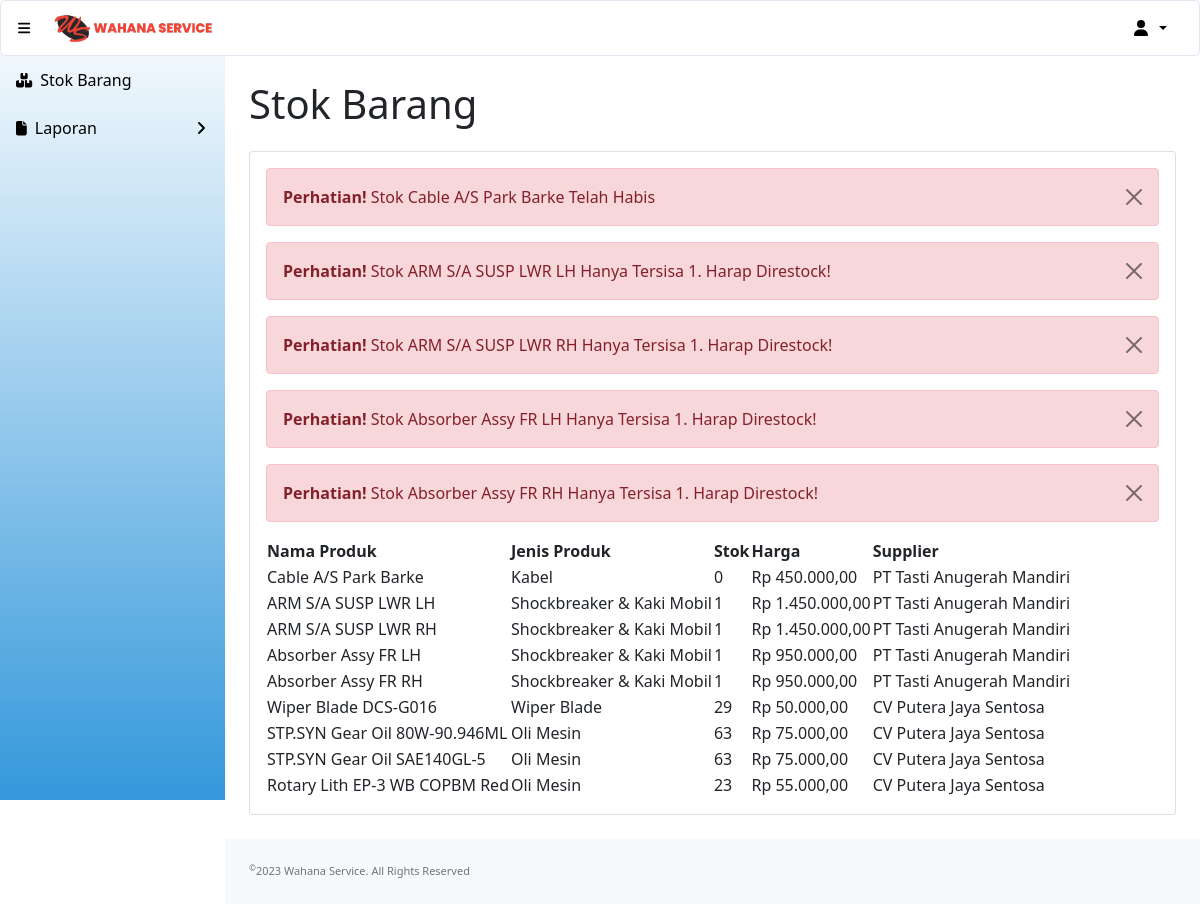
The app's page / (signed in) with its own data.
### tables this page shows
CREATE TABLE `produk` (
  `id_produk` varchar(10) NOT NULL,
  `id_supplier` int(11) NOT NULL,
  `nama_produk` varchar(100) NOT NULL,
  `jenis_barang` varchar(100) NOT NULL,
  `qty` int(10) NOT NULL,
  `harga` int(10) NOT NULL
);

CREATE TABLE `supplier` (
  `id_supplier` int(11) NOT NULL,
  `nama_supplier` varchar(200) NOT NULL,
  `alamat` varchar(500) NOT NULL,
  `no_telp` varchar(20) NOT NULL
);

### conn.php (called while the page is built, shortened)
<?php
function FormatUang($harga){
    $hasil = "Rp " . number_format($harga,2,',','.');
    return $hasil;
}
?>

### index.php (the view, shortened to what this page needs)
<?php
include "conn.php";
?>
<!DOCTYPE html>
<html lang="en">
    <head>
        <link href="https://cdn.jsdelivr.net/npm/simple-datatables@latest/dist/style.css" rel="stylesheet" />
        <link href="css/styles.css" rel="stylesheet" />
    </head>
    <body class="sb-nav-fixed">
    <?php include "head.php"; ?>
        <div id="layoutSidenav">
        <?php include "menu.php"; ?>
            </div>
            <div id="layoutSidenav_content">
                <main>
                    <div class="container-fluid px-4">
                        <h1 class="mt-4" style="padding-bottom:15px";>Stok Barang</h1>
                        <div class="card mb-4">
                            <div class="card-body">
                                <?php
                                    $datastok = mysqli_query($koneksi, "select * from produk where qty < 1");
                                    while ($fetch=mysqli_fetch_array($datastok)){
                                        $nama_produk = $fetch['nama_produk'];
                                ?>
                                    <div class="alert alert-danger alert-dismissible">
                                        <button type="button" class="btn-close" data-bs-dismiss="alert"></button>
                                        <strong>Perhatian!</strong> Stok <?=$nama_produk;?> Telah Habis
                                    </div>
                               <?php
                                    }
                                    $datastok1 = mysqli_query($koneksi, "select * from produk where qty < 10 and qty > 0");
                                    while ($fetch=mysqli_fetch_array($datastok1)){
                                        $nama_produk = $fetch['nama_produk'];
                                        $qty = $fetch['qty'];
                                ?>
                                    <div class="alert alert-danger alert-dismissible">
                                        <button type="button" class="btn-close" data-bs-dismiss="alert"></button>
                                        <strong>Perhatian!</strong> Stok <?=$nama_produk;?> Hanya Tersisa <?=$qty;?>. Harap Direstock!
                                    </div>
                                <?php
                                    }
                                ?>
                                <table id="datatablesSimple">
                                    <thead>
                                        <tr>
                                            <th>Nama Produk</th>
                                            <th>Jenis Produk</th>
                                            <th>Stok</th>
                                            <th>Harga</th>
                                            <th>Supplier</th>
                                        </tr>
                                    </thead>
                                    <tbody>
                                        <?php
                                            $sSQL="select * from produk p, supplier s where p.id_supplier = s.id_supplier  order  by id_produk";
                                            $result=mysqli_query($koneksi, $sSQL);
                                            if (mysqli_num_rows($result) > 0)
                                            {
                                                while ($row=mysqli_fetch_assoc($result))
                                                {
                                                    $nama_produk = $row['nama_produk'];
                                                    $jenis_produk = $row['jenis_barang'];
                                                    $qty= $row['qty'];
                                                    $harga= $row['harga'];
                                                    $nama_supplier=$row['nama_supplier'];
                                        ?>
                                            <tr>
                                                <td><?php echo $nama_produk;?></td>
                                                <td><?php echo $jenis_produk;?></td>
                                                <td><?php echo $qty;?></td>
                                                <td><?php echo FormatUang($harga);?></td>
                                                <td><?php echo $nama_supplier;?></td>
                                            </tr>
                                        <?php
                                                }
                                            }
                                         ?>
                                    </tbody>
                                </table>
                            </div>
                        </div>
                    </div>
                </main>
                <footer class="py-4 bg-light mt-auto">
                    <div class="container-fluid px-4">
                        <div class="d-flex align-items-center justify-content-between small">
                           <div class="text-muted"><sup>&copy;</sup>2023 Wahana Service. All Rights Reserved</div>
                        </div>
                    </div>
                </footer>
            </div>
    </body>
</html>

### head.php (shortened to what this page needs)
<!DOCTYPE html>
<html lang="en">
    <head>
        <link href="https://cdn.jsdelivr.net/npm/simple-datatables@latest/dist/style.css" rel="stylesheet" />
        <link href="css/styles.css" rel="stylesheet" />
    </head>
<body class="sb-nav-fixed">
<nav class="sb-topnav navbar navbar-expand">
            <button class="btn btn-link btn-sm order-1 order-lg-0 me-4 me-lg-0" id="sidebarToggle" href="#!"><i class="fas fa-bars"></i></button>
            <a href="index.php"><img src="images/logo-1.png" width="170"></a>
             <ul class="navbar-nav ms-auto ms-md-0 me-3 me-lg-4">
                <li class="nav-item dropdown">
                <a class="nav-link dropdown-toggle" id="navbarDropdownMenuLink" href="#" role="button" data-bs-toggle="dropdown" aria-expanded="false"><i class="fas fa-user fa-fw"></i> <?php echo $_SESSION['fullname']; ?></a>
                </li>
            </ul>
        </nav>
</body>
</html>

### menu.php (shortened to what this page needs)
<!DOCTYPE html>
<html lang="en">
    <head>
        <link href="https://cdn.jsdelivr.net/npm/simple-datatables@latest/dist/style.css" rel="stylesheet" />
        <link href="css/styles.css" rel="stylesheet" />
    </head>
<body class="sb-nav-fixed">
<div id="layoutSidenav_nav">
    <nav class="sb-sidenav accordion" id="sidenavAccordion" style="background: -webkit-linear-gradient(bottom,#3498db, #FFFFFF);">
        <div class="sb-sidenav-menu">
            <div class="nav">
                <a class="nav-link" href="index.php">
                    <div class="sb-nav-link-icon"><i class="fa-solid fa-boxes-stacked"></i></div>
                    Stok Barang
                </a>
                <a class="nav-link collapsed" href="#" data-bs-toggle="collapse" data-bs-target="#collapseLayouts" aria-expanded="false" aria-controls="collapseLayouts">
                    <div class="sb-nav-link-icon"><i class="fa fa-file"></i></div>
                    Laporan
                    <div class="sb-sidenav-collapse-arrow"><i class="fas fa-angle-down"></i></div>
                </a>
            </div>
        </div>
    </nav>
</body>
</html>

### records on screen
produk: nama_produk "Cable A/S Park Barke", jenis_barang "Kabel", qty "0", harga "Rp 450.000,00", id_supplier.nama_supplier "PT Tasti Anugerah Mandiri"
produk: nama_produk "ARM S/A SUSP LWR LH", qty "1", jenis_barang "Shockbreaker & Kaki Mobil", harga "Rp 1.450.000,00", id_supplier.nama_supplier "PT Tasti Anugerah Mandiri"
produk: nama_produk "ARM S/A SUSP LWR RH", qty "1", jenis_barang "Shockbreaker & Kaki Mobil", harga "Rp 1.450.000,00", id_supplier.nama_supplier "PT Tasti Anugerah Mandiri"
produk: nama_produk "Absorber Assy FR LH", qty "1", jenis_barang "Shockbreaker & Kaki Mobil", harga "Rp 950.000,00", id_supplier.nama_supplier "PT Tasti Anugerah Mandiri"
produk: nama_produk "Absorber Assy FR RH", qty "1", jenis_barang "Shockbreaker & Kaki Mobil", harga "Rp 950.000,00", id_supplier.nama_supplier "PT Tasti Anugerah Mandiri"
produk: nama_produk "Wiper Blade DCS-G016", jenis_barang "Wiper Blade", qty "29", harga "Rp 50.000,00", id_supplier.nama_supplier "CV Putera Jaya Sentosa"
produk: nama_produk "STP.SYN Gear Oil 80W-90.946ML", jenis_barang "Oli Mesin", qty "63", harga "Rp 75.000,00", id_supplier.nama_supplier "CV Putera Jaya Sentosa"
produk: nama_produk "STP.SYN Gear Oil SAE140GL-5", jenis_barang "Oli Mesin", qty "63", harga "Rp 75.000,00", id_supplier.nama_supplier "CV Putera Jaya Sentosa"
produk: nama_produk "Rotary Lith EP-3 WB COPBM Red", jenis_barang "Oli Mesin", qty "23", harga "Rp 55.000,00", id_supplier.nama_supplier "CV Putera Jaya Sentosa"
